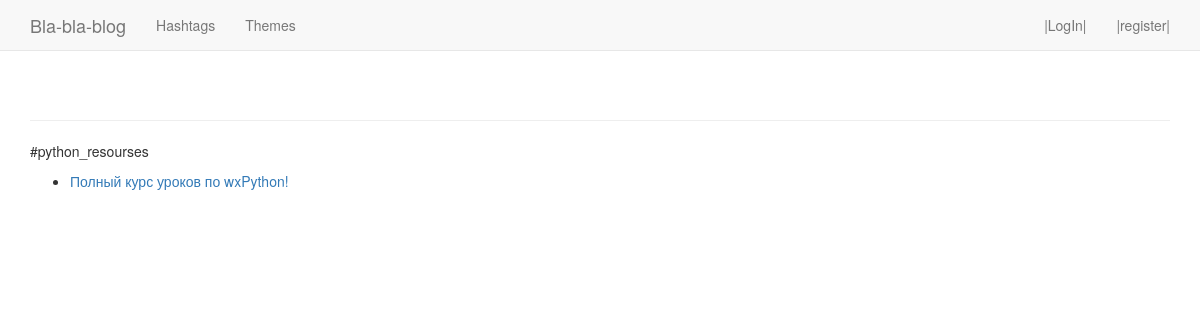
Page /tags/1/ on the committed database.
### blogapp/models.py (models this page shows)
class Hashtag(models.Model):
    tag = models.CharField(max_length=60)
    owner_tag = models.ForeignKey(User, on_delete=models.CASCADE)
    def __str__(self):
        return self.tag

class Blogpost(models.Model):
    tag = models.ForeignKey(Hashtag, on_delete=models.CASCADE)
    owner_post = models.ForeignKey(User, on_delete=models.CASCADE)
    title = models.CharField(max_length=60)
    text = models.TextField()
    date_added = models.DateTimeField(auto_now_add=True)
    razdel = '=' * 20
    def __str__(self):
        return self.title

### blogapp/views.py (the view)
# urls.py: re_path(r'^tags/(?P<tag_id>\d+)/$', views.tag, name='tag'),
def tag(request, tag_id):
    hashtag = Hashtag.objects.get(id=tag_id)
    tag_page = hashtag.blogpost_set.order_by('date_added')
    context = {'hashtag': hashtag, 'tag_page': tag_page}
    return render(request, 'blogapp/tag.html', context)

### blogapp/templates/blogapp/tag.html
{% extends 'blogapp/base.html' %}
{% block content %}
<p>{{hashtag}}</p>
<ul>
{% for post in tag_page %}
    <li><a href="{% url 'blogapp:post' post.id %}">{{post|linebreaks}}</a></li>
{% empty %}
    <li>Nothing yet</li>
{% endfor %}
</ul>
{% endblock content %}

### rows in the picture
Hashtag: tag "#python_resourses"
Blogpost: title "Полный курс уроков по wxPython!"
